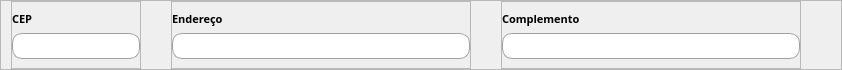
           <widget class="QFrame" name="frame_28">
            <property name="sizePolicy">
             <sizepolicy hsizetype="Preferred" vsizetype="Expanding">
              <horstretch>0</horstretch>
              <verstretch>0</verstretch>
             </sizepolicy>
            </property>
            <property name="minimumSize">
             <size>
              <width>0</width>
              <height>70</height>
             </size>
            </property>
            <property name="maximumSize">
             <size>
              <width>16777215</width>
              <height>70</height>
             </size>
            </property>
            <property name="frameShape">
             <enum>QFrame::StyledPanel</enum>
            </property>
            <property name="frameShadow">
             <enum>QFrame::Raised</enum>
            </property>
            <layout class="QGridLayout" name="gridLayout_25">
             <property name="leftMargin">
              <number>10</number>
             </property>
             <property name="topMargin">
              <number>0</number>
             </property>
             <property name="rightMargin">
              <number>0</number>
             </property>
             <property name="bottomMargin">
              <number>0</number>
             </property>
             <property name="horizontalSpacing">
              <number>30</number>
             </property>
             <property name="verticalSpacing">
              <number>9</number>
             </property>
             <item row="0" column="1">
              <widget class="QFrame" name="frame_48">
               <property name="sizePolicy">
                <sizepolicy hsizetype="Expanding" vsizetype="Preferred">
                 <horstretch>0</horstretch>
                 <verstretch>0</verstretch>
                </sizepolicy>
               </property>
               <property name="minimumSize">
                <size>
                 <width>300</width>
                 <height>0</height>
                </size>
               </property>
               <property name="maximumSize">
                <size>
                 <width>400</width>
                 <height>70</height>
                </size>
               </property>
               <property name="frameShape">
                <enum>QFrame::StyledPanel</enum>
               </property>
               <property name="frameShadow">
                <enum>QFrame::Raised</enum>
               </property>
               <layout class="QGridLayout" name="gridLayout_44">
                <property name="leftMargin">
                 <number>0</number>
                </property>
                <property name="topMargin">
                 <number>9</number>
                </property>
                <property name="rightMargin">
                 <number>0</number>
                </property>
                <item row="0" column="0">
                 <widget class="QLabel" name="label_38">
                  <property name="font">
                   <font>
                    <family>Raleway</family>
                    <pointsize>8</pointsize>
                    <weight>75</weight>
                    <bold>true</bold>
                   </font>
                  </property>
                  <property name="text">
                   <string>Endereço</string>
                  </property>
                 </widget>
                </item>
                <item row="1" column="0">
                 <widget class="QLineEdit" name="input_endereco">
                  <property name="sizePolicy">
                   <sizepolicy hsizetype="Expanding" vsizetype="Expanding">
                    <horstretch>0</horstretch>
                    <verstretch>0</verstretch>
                   </sizepolicy>
                  </property>
                  <property name="maximumSize">
                   <size>
                    <width>16777215</width>
                    <height>30</height>
                   </size>
                  </property>
                  <property name="font">
                   <font>
                    <family>Raleway</family>
                   </font>
                  </property>
                  <property name="styleSheet">
                   <string notr="true">QLineEdit {
	background-color:white;
	border-radius: 10px;
	border: 1px solid rgb(158, 162, 166);
	padding-left: 20px;
}</string>
                  </property>
                 </widget>
                </item>
               </layout>
              </widget>
             </item>
             <item row="0" column="2">
              <widget class="QFrame" name="frame_44">
               <property name="sizePolicy">
                <sizepolicy hsizetype="Expanding" vsizetype="Preferred">
                 <horstretch>0</horstretch>
                 <verstretch>0</verstretch>
                </sizepolicy>
               </property>
               <property name="minimumSize">
                <size>
                 <width>300</width>
                 <height>0</height>
                </size>
               </property>
               <property name="maximumSize">
                <size>
                 <width>300</width>
                 <height>70</height>
                </size>
               </property>
               <property name="frameShape">
                <enum>QFrame::StyledPanel</enum>
               </property>
               <property name="frameShadow">
                <enum>QFrame::Raised</enum>
               </property>
               <layout class="QGridLayout" name="gridLayout_39">
                <property name="leftMargin">
                 <number>0</number>
                </property>
                <property name="topMargin">
                 <number>9</number>
                </property>
                <property name="rightMargin">
                 <number>0</number>
                </property>
                <item row="1" column="0">
                 <widget class="QLineEdit" name="input_complemento">
                  <property name="sizePolicy">
                   <sizepolicy hsizetype="Expanding" vsizetype="Expanding">
                    <horstretch>0</horstretch>
                    <verstretch>0</verstretch>
                   </sizepolicy>
                  </property>
                  <property name="maximumSize">
                   <size>
                    <width>16777215</width>
                    <height>30</height>
                   </size>
                  </property>
                  <property name="font">
                   <font>
                    <family>Raleway</family>
                   </font>
                  </property>
                  <property name="styleSheet">
                   <string notr="true">QLineEdit {
	background-color:white;
	border-radius: 10px;
	border: 1px solid rgb(158, 162, 166);
	padding-left: 20px;
}</string>
                  </property>
                 </widget>
                </item>
                <item row="0" column="0">
                 <widget class="QLabel" name="label_28">
                  <property name="font">
                   <font>
                    <family>Raleway</family>
                    <pointsize>8</pointsize>
                    <weight>75</weight>
                    <bold>true</bold>
                   </font>
                  </property>
                  <property name="text">
                   <string>Complemento</string>
                  </property>
                 </widget>
                </item>
               </layout>
              </widget>
             </item>
             <item row="0" column="0">
              <widget class="QFrame" name="frame_49">
               <property name="minimumSize">
                <size>
                 <width>100</width>
                 <height>0</height>
                </size>
               </property>
               <property name="maximumSize">
                <size>
                 <width>150</width>
                 <height>70</height>
                </size>
               </property>
               <property name="frameShape">
                <enum>QFrame::StyledPanel</enum>
               </property>
               <property name="frameShadow">
                <enum>QFrame::Raised</enum>
               </property>
               <layout class="QGridLayout" name="gridLayout_45">
                <property name="leftMargin">
                 <number>0</number>
                </property>
                <property name="topMargin">
                 <number>9</number>
                </property>
                <property name="rightMargin">
                 <number>0</number>
                </property>
                <item row="0" column="0">
                 <widget class="QLabel" name="label_40">
                  <property name="font">
                   <font>
                    <family>Raleway</family>
                    <pointsize>8</pointsize>
                    <weight>75</weight>
                    <bold>true</bold>
                   </font>
                  </property>
                  <property name="text">
                   <string>CEP</string>
                  </property>
                 </widget>
                </item>
                <item row="1" column="0">
                 <widget class="QLineEdit" name="input_cep">
                  <property name="sizePolicy">
                   <sizepolicy hsizetype="Expanding" vsizetype="Expanding">
                    <horstretch>0</horstretch>
                    <verstretch>0</verstretch>
                   </sizepolicy>
                  </property>
                  <property name="maximumSize">
                   <size>
                    <width>16777215</width>
                    <height>30</height>
                   </size>
                  </property>
                  <property name="font">
                   <font>
                    <family>Raleway</family>
                   </font>
                  </property>
                  <property name="styleSheet">
                   <string notr="true">QLineEdit {
	background-color:white;
	border-radius: 10px;
	border: 1px solid rgb(158, 162, 166);
	padding-left: 20px;
}</string>
                  </property>
                 </widget>
                </item>
               </layout>
              </widget>
             </item>
             <item row="0" column="3">
              <spacer name="horizontalSpacer_10">
               <property name="orientation">
                <enum>Qt::Horizontal</enum>
               </property>
               <property name="sizeHint" stdset="0">
                <size>
                 <width>40</width>
                 <height>20</height>
                </size>
               </property>
              </spacer>
             </item>
            </layout>
           </widget>
